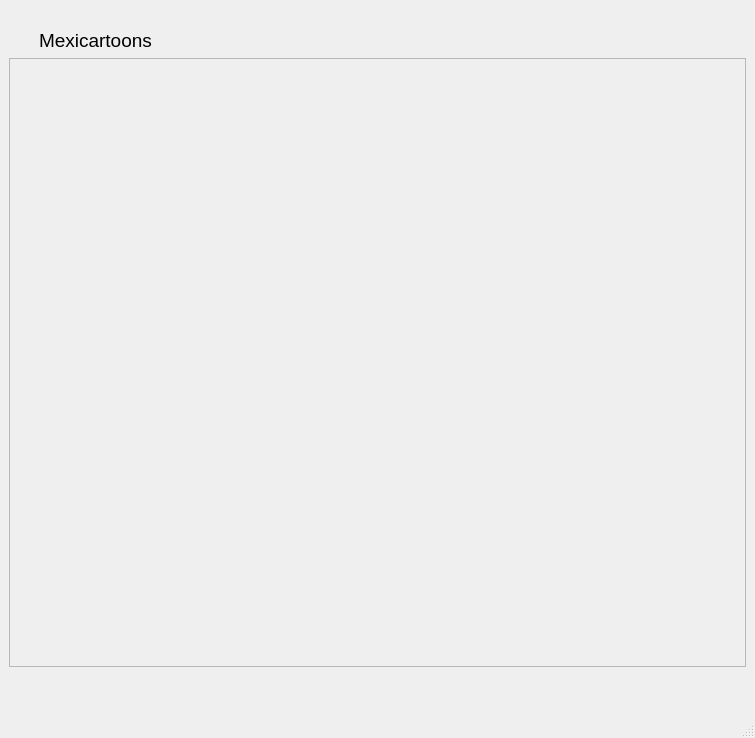
<?xml version="1.0" encoding="UTF-8"?>
<ui version="4.0">
 <class>Win_RigExplorer</class>
 <widget class="QMainWindow" name="Win_RigExplorer">
  <property name="geometry">
   <rect>
    <x>0</x>
    <y>0</y>
    <width>755</width>
    <height>738</height>
   </rect>
  </property>
  <property name="windowTitle">
   <string>Rigs explorer</string>
  </property>
  <widget class="QWidget" name="centralwidget">
   <layout class="QVBoxLayout" name="verticalLayout">
    <item>
     <spacer name="verticalSpacer_2">
      <property name="orientation">
       <enum>Qt::Vertical</enum>
      </property>
      <property name="sizeType">
       <enum>QSizePolicy::Fixed</enum>
      </property>
      <property name="sizeHint" stdset="0">
       <size>
        <width>20</width>
        <height>20</height>
       </size>
      </property>
     </spacer>
    </item>
    <item>
     <layout class="QHBoxLayout" name="horizontalLayout">
      <item>
       <spacer name="horizontalSpacer">
        <property name="orientation">
         <enum>Qt::Horizontal</enum>
        </property>
        <property name="sizeType">
         <enum>QSizePolicy::Fixed</enum>
        </property>
        <property name="sizeHint" stdset="0">
         <size>
          <width>30</width>
          <height>20</height>
         </size>
        </property>
       </spacer>
      </item>
      <item>
       <widget class="QLabel" name="lbl_title">
        <property name="font">
         <font>
          <pointsize>14</pointsize>
         </font>
        </property>
        <property name="text">
         <string>Mexicartoons</string>
        </property>
       </widget>
      </item>
      <item>
       <spacer name="horizontalSpacer_3">
        <property name="orientation">
         <enum>Qt::Horizontal</enum>
        </property>
        <property name="sizeHint" stdset="0">
         <size>
          <width>40</width>
          <height>20</height>
         </size>
        </property>
       </spacer>
      </item>
      <item>
       <spacer name="horizontalSpacer_2">
        <property name="orientation">
         <enum>Qt::Horizontal</enum>
        </property>
        <property name="sizeType">
         <enum>QSizePolicy::Fixed</enum>
        </property>
        <property name="sizeHint" stdset="0">
         <size>
          <width>20</width>
          <height>20</height>
         </size>
        </property>
       </spacer>
      </item>
     </layout>
    </item>
    <item>
     <widget class="QFrame" name="frame">
      <property name="frameShape">
       <enum>QFrame::StyledPanel</enum>
      </property>
      <property name="frameShadow">
       <enum>QFrame::Raised</enum>
      </property>
      <layout class="QHBoxLayout" name="horizontalLayout_2">
       <item>
        <spacer name="verticalSpacer_3">
         <property name="orientation">
          <enum>Qt::Vertical</enum>
         </property>
         <property name="sizeType">
          <enum>QSizePolicy::Expanding</enum>
         </property>
         <property name="sizeHint" stdset="0">
          <size>
           <width>20</width>
           <height>553</height>
          </size>
         </property>
        </spacer>
       </item>
       <item>
        <spacer name="horizontalSpacer_4">
         <property name="orientation">
          <enum>Qt::Horizontal</enum>
         </property>
         <property name="sizeHint" stdset="0">
          <size>
           <width>40</width>
           <height>20</height>
          </size>
         </property>
        </spacer>
       </item>
      </layout>
     </widget>
    </item>
    <item>
     <spacer name="verticalSpacer">
      <property name="orientation">
       <enum>Qt::Vertical</enum>
      </property>
      <property name="sizeType">
       <enum>QSizePolicy::Fixed</enum>
      </property>
      <property name="sizeHint" stdset="0">
       <size>
        <width>20</width>
        <height>40</height>
       </size>
      </property>
     </spacer>
    </item>
   </layout>
  </widget>
  <widget class="QMenuBar" name="menubar">
   <property name="geometry">
    <rect>
     <x>0</x>
     <y>0</y>
     <width>755</width>
     <height>21</height>
    </rect>
   </property>
  </widget>
  <widget class="QStatusBar" name="statusbar"/>
 </widget>
 <resources/>
 <connections/>
</ui>
